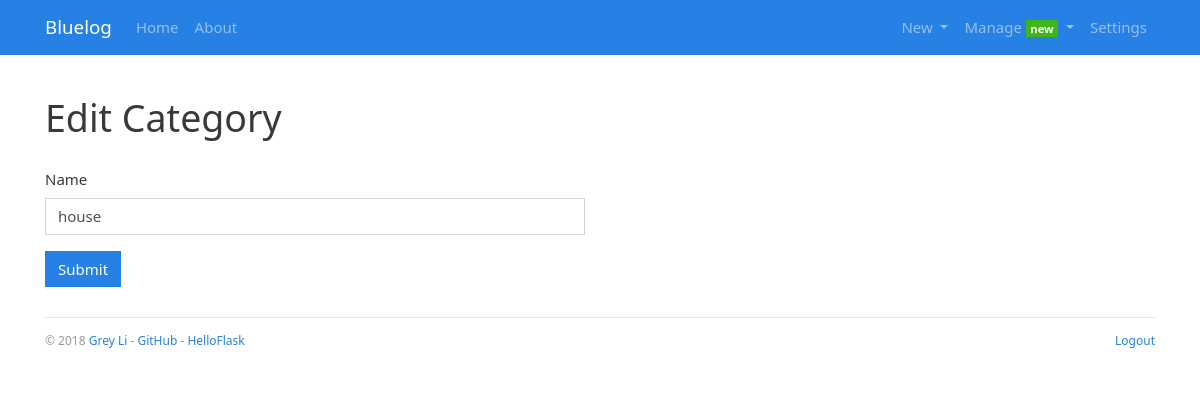
/admin/category/5/edit (signed in), run on an earlier commit of the app's database.
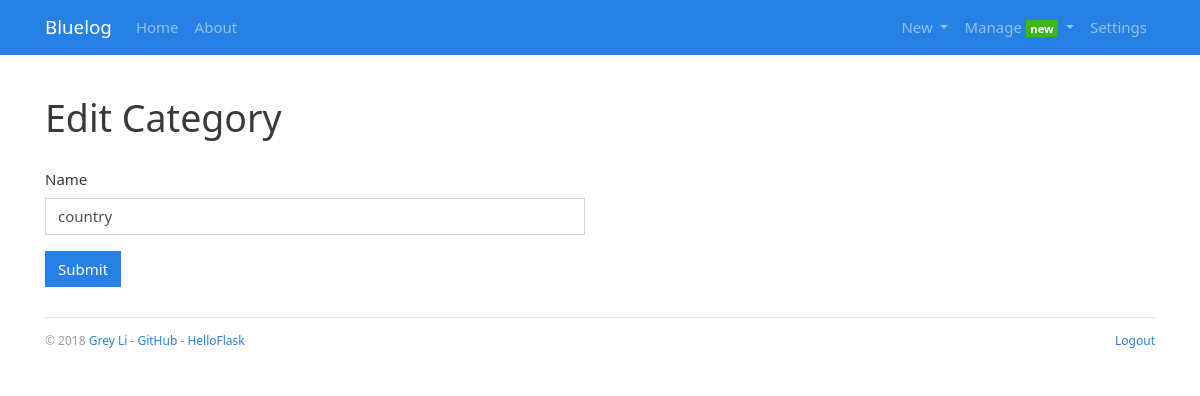
And on a later commit of the database.
### ishareblog/models.py (models this page shows, shortened)
class Admin(db.Model, UserMixin):
    id = db.Column(db.Integer, primary_key=True)
    username = db.Column(db.String(20))
    password_hash = db.Column(db.String(128))
    blog_title = db.Column(db.String(60))
    blog_sub_title = db.Column(db.String(100))
    name = db.Column(db.String(30))
    about = db.Column(db.Text)

class Category(db.Model):
    id = db.Column(db.Integer, primary_key=True)
    name = db.Column(db.String(30), unique=True)
    posts = db.relationship('Post', back_populates='category')

### ishareblog/blueprints/admin.py (the view)
@admin_bp.route('/category/<int:category_id>/edit', methods=['GET', 'POST'])
@login_required
def edit_category(category_id):
    form = CategoryForm()
    category = Category.query.get_or_404(category_id)
    if category.id == 1:
        flash('You can not edit the default category.', 'warning')
        return redirect(url_for('blog.index'))
    if form.validate_on_submit():
        category.name = form.name.data
        db.session.commit()
        flash('Category updated.', 'success')
        return redirect(url_for('.manage_category'))
    form.name.data = category.name
    return render_template('admin/edit_category.html', form=form)

### ishareblog/forms.py (shortened to what this page needs)
class CategoryForm(FlaskForm):
    name = StringField('Name', validators=[DataRequired(), Length(1, 30)])
    submit = SubmitField()

### ishareblog/__init__.py (called while the page is built)
def register_template_context(app):
    @app.context_processor
    def make_template_context():
        admin = Admin.query.first()
        categories = Category.query.order_by(Category.name).all()
        links = Link.query.order_by(Link.name).all()
        if current_user.is_authenticated:
            unread_comments = Comment.query.filter_by(reviewed=False).count()
        else:
            unread_comments = None
        return dict(
            admin=admin, categories=categories,
            links=links, unread_comments=unread_comments)

def register_request_handlers(app):
    @app.after_request
    def query_profiler(response):
        for q in get_debug_queries():
            if q.duration >= app.config['BLUELOG_SLOW_QUERY_THRESHOLD']:
                app.logger.warning(
                    'Slow query: Duration: %fs\n Context: %s\nQuery: %s\n '
                    % (q.duration, q.context, q.statement)
                )
        return response

### ishareblog/extensions.py (called while the page is built)
@login_manager.user_loader
def load_user(user_id):
    from ishareblog.models import Admin
    user = Admin.query.get(int(user_id))
    return user

### ishareblog/templates/admin/edit_category.html (shortened to what this page needs)
{% extends 'base.html' %}
{% from 'bootstrap/form.html' import render_form %}
{% block content %}
    <div class="page-header">
        <h1>Edit Category</h1>
    </div>
    <div class="row">
        <div class="col-md-6">
            {{ render_form(form) }}
        </div>
    </div>
{% endblock %}

### ishareblog/templates/base.html (shortened to what this page needs)
{% from 'bootstrap/nav.html' import render_nav_item %}
<!DOCTYPE html>
<html lang="en">
<head>
    {% block head %}
        <link rel="stylesheet"
              href="{{ url_for('static', filename='css/%s.min.css' % request.cookies.get('theme', 'perfect_blue')) }}"
              type="text/css">
        <link rel="stylesheet" href="{{ url_for('static', filename='css/style.css') }}" type="text/css">
    {% endblock head %}
</head>
<body>
{% block nav %}
    <nav class="navbar navbar-expand-lg navbar-dark bg-primary">
        <div class="container">
            <a class="navbar-brand" href="{{ url_for('blog.index') }}">{{ admin.blog_title }}</a>
            <div class="collapse navbar-collapse" id="navbarColor01">
                <ul class="navbar-nav mr-auto">
                    {{ render_nav_item('blog.index', 'Home') }}
                    {{ render_nav_item('blog.about', 'About') }}
                </ul>
                <ul class="nav navbar-nav navbar-right">
                    {% if current_user.is_authenticated %}
                        <li class="nav-item dropdown">
                            <a href="#" class="nav-link dropdown-toggle" data-toggle="dropdown" role="button"
                               aria-haspopup="true"
                               aria-expanded="false">
                                New
                            </a>
                        </li>
                        <li class="nav-item dropdown">
                            <a href="#" class="nav-link dropdown-toggle" data-toggle="dropdown" role="button"
                               aria-haspopup="true"
                               aria-expanded="false">
                                Manage
                                {% if unread_comments %}
                                    <span class="badge badge-success">new</span>
                                {% endif %}
                            </a>
                        </li>
                        {{ render_nav_item('admin.settings', 'Settings') }}
                    {% endif %}
                </ul>
            </div>
        </div>
    </nav>
{% endblock nav %}
<main class="container">
    {% block content %}{% endblock content %}
    {% block footer %}
        <footer>
            <p class="float-left">
                <small> &copy; 2018 <a href="http://greyli.com" title="Written by Grey Li">Grey Li</a> -
                    <a href="https://github.com/greyli/bluelog" title="Fork me on GitHub">GitHub</a> -
                    <a href="http://helloflask.com" title="A HelloFlask project">HelloFlask</a>
                </small>
            </p>
            <p class="float-right">
                <small>
                    {% if current_user.is_authenticated %}
                        <a href="{{ url_for('auth.logout', next=request.full_path) }}">Logout</a>
                    {% else %}
                        <a href="{{ url_for('auth.login', next=request.full_path) }}">Login</a>
                    {% endif %}
                </small>
            </p>
        </footer>
    {% endblock footer %}
</main>
</body>
</html>

### ishareblog/static/css/style.css (style rules this page uses)
nav { margin-bottom: 20px; }
.page-header { padding-top: 20px; padding-bottom: 20px; }
footer { margin-top: 30px; padding: 10px 0 40px; color: #999; border-top: 1px solid #e5e5e5; }

What changed in the data, as far as the page shows it:
changed Category: name "house" → "country"
